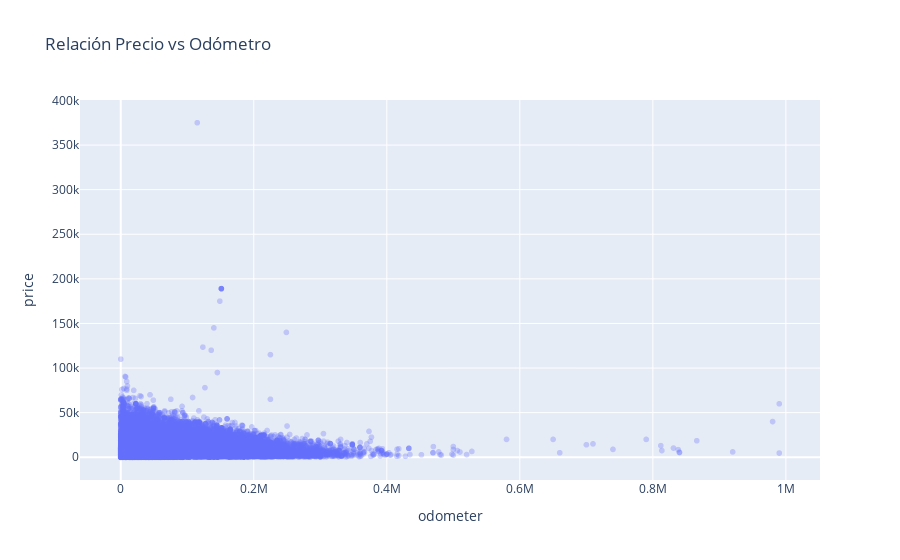

Here is the notebook cell this chart was saved with:
### Code cell
# Antes de graficar, verificamos si 'odometer' tiene nulos
print(f"Nulos en odometer: {df['odometer'].isna().sum()}")

# Graficaremos ignorando los nulos
fig_scatter = px.scatter(df, 
                         x="odometer", 
                         y="price", 
                         title="Relación Precio vs Odómetro",
                         opacity=0.3) # opacity ayuda a ver donde hay más densidad de puntos
fig_scatter.show()

### Figure 1 — Plotly figure (JSON) as saved in the notebook; plotly's stock layout.template omitted (floating-point values rounded to 4 significant figures; data arrays with more than 128 entries replaced by an {"elided": "..."} marker saying what was removed)
{"data": [{"hovertemplate": "odometer=%{x}<br>price=%{y}<extra></extra>", "legendgroup": "", "marker": {"color": "#636efa", "opacity": 0.3, "symbol": "circle"}, "mode": "markers", "name": "", "showlegend": false, "type": "scattergl", "x": {"elided": "51525 float values"}, "xaxis": "x", "y": {"elided": "51525 int values"}, "yaxis": "y"}], "layout": {"legend": {"tracegroupgap": 0}, "title": {"text": "Relación Precio vs Odómetro"}, "xaxis": {"anchor": "y", "domain": [0, 1], "title": {"text": "odometer"}}, "yaxis": {"anchor": "x", "domain": [0, 1], "title": {"text": "price"}}}}
